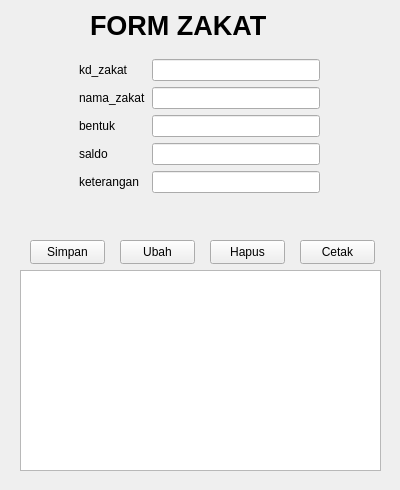
<?xml version="1.0" encoding="UTF-8"?>
<ui version="4.0">
 <class>Form</class>
 <widget class="QWidget" name="Form">
  <property name="geometry">
   <rect>
    <x>0</x>
    <y>0</y>
    <width>400</width>
    <height>490</height>
   </rect>
  </property>
  <property name="windowTitle">
   <string>Form</string>
  </property>
  <widget class="QWidget" name="formLayoutWidget">
   <property name="geometry">
    <rect>
     <x>79</x>
     <y>59</y>
     <width>241</width>
     <height>160</height>
    </rect>
   </property>
   <layout class="QFormLayout" name="formLayout">
    <item row="0" column="0">
     <widget class="QLabel" name="kd_zakatLabel">
      <property name="text">
       <string>kd_zakat</string>
      </property>
     </widget>
    </item>
    <item row="0" column="1">
     <widget class="QLineEdit" name="edit_kd_zakat"/>
    </item>
    <item row="1" column="0">
     <widget class="QLabel" name="nama_zakatLabel">
      <property name="text">
       <string>nama_zakat</string>
      </property>
     </widget>
    </item>
    <item row="1" column="1">
     <widget class="QLineEdit" name="edit_nama_zakat"/>
    </item>
    <item row="2" column="0">
     <widget class="QLabel" name="bentukLabel">
      <property name="text">
       <string>bentuk</string>
      </property>
     </widget>
    </item>
    <item row="2" column="1">
     <widget class="QLineEdit" name="edit_bentuk"/>
    </item>
    <item row="3" column="0">
     <widget class="QLabel" name="saldoLabel">
      <property name="text">
       <string>saldo</string>
      </property>
     </widget>
    </item>
    <item row="3" column="1">
     <widget class="QLineEdit" name="edit_saldo"/>
    </item>
    <item row="4" column="0">
     <widget class="QLabel" name="keteranganLabel">
      <property name="text">
       <string>keterangan</string>
      </property>
     </widget>
    </item>
    <item row="4" column="1">
     <widget class="QLineEdit" name="edit_keterangan"/>
    </item>
   </layout>
  </widget>
  <widget class="QLabel" name="label">
   <property name="geometry">
    <rect>
     <x>90</x>
     <y>10</y>
     <width>211</width>
     <height>31</height>
    </rect>
   </property>
   <property name="font">
    <font>
     <pointsize>20</pointsize>
     <bold>true</bold>
    </font>
   </property>
   <property name="text">
    <string>FORM ZAKAT</string>
   </property>
  </widget>
  <widget class="QPushButton" name="btnSimpan">
   <property name="geometry">
    <rect>
     <x>30</x>
     <y>240</y>
     <width>75</width>
     <height>24</height>
    </rect>
   </property>
   <property name="text">
    <string>Simpan</string>
   </property>
  </widget>
  <widget class="QPushButton" name="btnCetak">
   <property name="geometry">
    <rect>
     <x>300</x>
     <y>240</y>
     <width>75</width>
     <height>24</height>
    </rect>
   </property>
   <property name="text">
    <string>Cetak</string>
   </property>
  </widget>
  <widget class="QPushButton" name="btnHapus">
   <property name="geometry">
    <rect>
     <x>210</x>
     <y>240</y>
     <width>75</width>
     <height>24</height>
    </rect>
   </property>
   <property name="text">
    <string>Hapus</string>
   </property>
  </widget>
  <widget class="QPushButton" name="btnUbah">
   <property name="geometry">
    <rect>
     <x>120</x>
     <y>240</y>
     <width>75</width>
     <height>24</height>
    </rect>
   </property>
   <property name="text">
    <string>Ubah</string>
   </property>
  </widget>
  <widget class="QTableView" name="tabel_Zakat">
   <property name="geometry">
    <rect>
     <x>20</x>
     <y>270</y>
     <width>361</width>
     <height>201</height>
    </rect>
   </property>
  </widget>
 </widget>
 <resources/>
 <connections/>
</ui>
